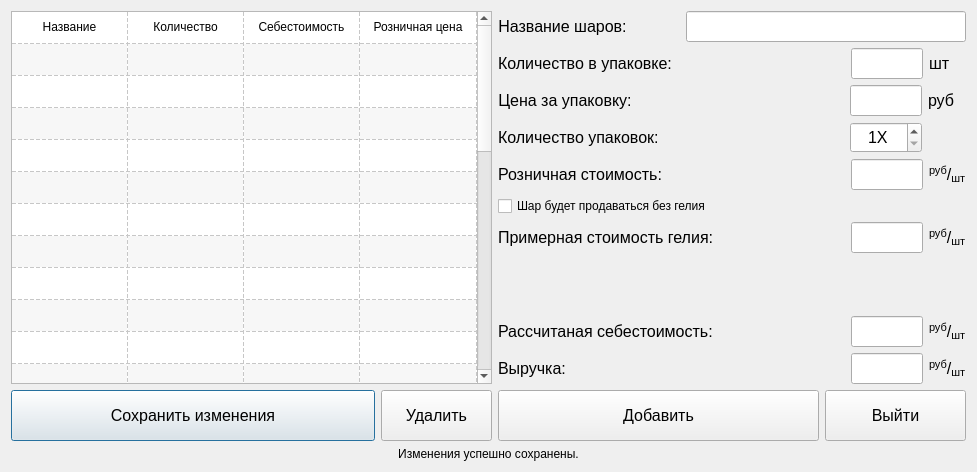
<?xml version="1.0" encoding="UTF-8"?>
<ui version="4.0">
 <class>AddNewBaloons</class>
 <widget class="QDialog" name="AddNewBaloons">
  <property name="windowModality">
   <enum>Qt::NonModal</enum>
  </property>
  <property name="geometry">
   <rect>
    <x>0</x>
    <y>0</y>
    <width>977</width>
    <height>472</height>
   </rect>
  </property>
  <property name="maximumSize">
   <size>
    <width>977</width>
    <height>16777215</height>
   </size>
  </property>
  <property name="windowTitle">
   <string>Добавление новой позиции в базу</string>
  </property>
  <property name="windowIcon">
   <iconset resource="icons.qrc">
    <normaloff>:/new/prefix1/icons/baloons-512.png</normaloff>:/new/prefix1/icons/baloons-512.png</iconset>
  </property>
  <property name="statusTip">
   <string/>
  </property>
  <property name="autoFillBackground">
   <bool>false</bool>
  </property>
  <property name="inputMethodHints">
   <set>Qt::ImhNone</set>
  </property>
  <layout class="QVBoxLayout" name="verticalLayout_4">
   <item>
    <layout class="QHBoxLayout" name="horizontalLayout_16">
     <item>
      <layout class="QVBoxLayout" name="verticalLayout">
       <item>
        <widget class="QTableWidget" name="tableWidget">
         <property name="minimumSize">
          <size>
           <width>481</width>
           <height>0</height>
          </size>
         </property>
         <property name="contextMenuPolicy">
          <enum>Qt::DefaultContextMenu</enum>
         </property>
         <property name="editTriggers">
          <set>QAbstractItemView::NoEditTriggers</set>
         </property>
         <property name="dragDropOverwriteMode">
          <bool>false</bool>
         </property>
         <property name="dragDropMode">
          <enum>QAbstractItemView::DropOnly</enum>
         </property>
         <property name="alternatingRowColors">
          <bool>true</bool>
         </property>
         <property name="selectionMode">
          <enum>QAbstractItemView::SingleSelection</enum>
         </property>
         <property name="selectionBehavior">
          <enum>QAbstractItemView::SelectRows</enum>
         </property>
         <property name="iconSize">
          <size>
           <width>18</width>
           <height>18</height>
          </size>
         </property>
         <property name="textElideMode">
          <enum>Qt::ElideMiddle</enum>
         </property>
         <property name="showGrid">
          <bool>true</bool>
         </property>
         <property name="gridStyle">
          <enum>Qt::DashLine</enum>
         </property>
         <property name="sortingEnabled">
          <bool>true</bool>
         </property>
         <property name="rowCount">
          <number>30</number>
         </property>
         <property name="columnCount">
          <number>4</number>
         </property>
         <attribute name="horizontalHeaderVisible">
          <bool>false</bool>
         </attribute>
         <attribute name="horizontalHeaderDefaultSectionSize">
          <number>116</number>
         </attribute>
         <attribute name="horizontalHeaderHighlightSections">
          <bool>true</bool>
         </attribute>
         <attribute name="horizontalHeaderMinimumSectionSize">
          <number>40</number>
         </attribute>
         <attribute name="horizontalHeaderShowSortIndicator" stdset="0">
          <bool>true</bool>
         </attribute>
         <attribute name="horizontalHeaderStretchLastSection">
          <bool>true</bool>
         </attribute>
         <attribute name="verticalHeaderVisible">
          <bool>false</bool>
         </attribute>
         <attribute name="verticalHeaderDefaultSectionSize">
          <number>32</number>
         </attribute>
         <attribute name="verticalHeaderMinimumSectionSize">
          <number>31</number>
         </attribute>
         <row/>
         <row/>
         <row/>
         <row/>
         <row/>
         <row/>
         <row/>
         <row/>
         <row/>
         <row/>
         <row/>
         <row/>
         <row/>
         <row/>
         <row/>
         <row/>
         <row/>
         <row/>
         <row/>
         <row/>
         <row/>
         <row/>
         <row/>
         <row/>
         <row/>
         <row/>
         <row/>
         <row/>
         <row/>
         <row/>
         <column/>
         <column/>
         <column/>
         <column/>
         <item row="0" column="0">
          <property name="text">
           <string>Название</string>
          </property>
          <property name="textAlignment">
           <set>AlignCenter</set>
          </property>
          <property name="icon">
           <iconset resource="icons.qrc">
            <normaloff>:/new/prefix1/icons/title.png</normaloff>:/new/prefix1/icons/title.png</iconset>
          </property>
         </item>
         <item row="0" column="1">
          <property name="text">
           <string>Количество</string>
          </property>
          <property name="textAlignment">
           <set>AlignCenter</set>
          </property>
          <property name="icon">
           <iconset resource="icons.qrc">
            <normaloff>:/new/prefix1/icons/30162724-ed8b-4a46-93ca-37c4d4ab8d45.png</normaloff>:/new/prefix1/icons/30162724-ed8b-4a46-93ca-37c4d4ab8d45.png</iconset>
          </property>
         </item>
         <item row="0" column="2">
          <property name="text">
           <string>Себестоимость</string>
          </property>
          <property name="textAlignment">
           <set>AlignCenter</set>
          </property>
          <property name="icon">
           <iconset resource="icons.qrc">
            <normaloff>:/new/prefix1/icons/price-tag-usd.png</normaloff>:/new/prefix1/icons/price-tag-usd.png</iconset>
          </property>
         </item>
         <item row="0" column="3">
          <property name="text">
           <string>Розничная цена</string>
          </property>
          <property name="textAlignment">
           <set>AlignCenter</set>
          </property>
          <property name="icon">
           <iconset resource="icons.qrc">
            <normaloff>:/new/prefix1/icons/money.png</normaloff>:/new/prefix1/icons/money.png</iconset>
          </property>
         </item>
        </widget>
       </item>
       <item>
        <layout class="QHBoxLayout" name="horizontalLayout_7">
         <item>
          <widget class="QPushButton" name="save">
           <property name="minimumSize">
            <size>
             <width>151</width>
             <height>51</height>
            </size>
           </property>
           <property name="font">
            <font>
             <pointsize>12</pointsize>
            </font>
           </property>
           <property name="text">
            <string>Сохранить изменения</string>
           </property>
           <property name="icon">
            <iconset resource="icons.qrc">
             <normaloff>:/new/prefix1/icons/Save-512.png</normaloff>:/new/prefix1/icons/Save-512.png</iconset>
           </property>
           <property name="iconSize">
            <size>
             <width>28</width>
             <height>28</height>
            </size>
           </property>
          </widget>
         </item>
         <item>
          <widget class="QPushButton" name="delete_2">
           <property name="minimumSize">
            <size>
             <width>111</width>
             <height>51</height>
            </size>
           </property>
           <property name="maximumSize">
            <size>
             <width>111</width>
             <height>51</height>
            </size>
           </property>
           <property name="font">
            <font>
             <pointsize>12</pointsize>
            </font>
           </property>
           <property name="text">
            <string>Удалить</string>
           </property>
           <property name="icon">
            <iconset resource="icons.qrc">
             <normaloff>:/new/prefix1/icons/216658.png</normaloff>:/new/prefix1/icons/216658.png</iconset>
           </property>
           <property name="iconSize">
            <size>
             <width>28</width>
             <height>28</height>
            </size>
           </property>
          </widget>
         </item>
        </layout>
       </item>
      </layout>
     </item>
     <item>
      <layout class="QVBoxLayout" name="verticalLayout_3">
       <item>
        <layout class="QHBoxLayout" name="horizontalLayout_11">
         <item>
          <layout class="QHBoxLayout" name="horizontalLayout_9">
           <item>
            <widget class="QLabel" name="label">
             <property name="text">
              <string>&lt;html&gt;&lt;head/&gt;&lt;body&gt;&lt;p align=&quot;center&quot;&gt;&lt;span style=&quot; font-size:12pt;&quot;&gt;Название шаров:&lt;/span&gt;&lt;/p&gt;&lt;/body&gt;&lt;/html&gt;</string>
             </property>
            </widget>
           </item>
           <item>
            <spacer name="horizontalSpacer_3">
             <property name="orientation">
              <enum>Qt::Horizontal</enum>
             </property>
             <property name="sizeType">
              <enum>QSizePolicy::Fixed</enum>
             </property>
             <property name="sizeHint" stdset="0">
              <size>
               <width>40</width>
               <height>20</height>
              </size>
             </property>
            </spacer>
           </item>
          </layout>
         </item>
         <item>
          <layout class="QHBoxLayout" name="horizontalLayout_10">
           <item>
            <widget class="QLabel" name="warning">
             <property name="maximumSize">
              <size>
               <width>28</width>
               <height>28</height>
              </size>
             </property>
             <property name="styleSheet">
              <string notr="true"/>
             </property>
             <property name="text">
              <string/>
             </property>
             <property name="pixmap">
              <pixmap resource="icons.qrc">:/new/prefix1/icons/warning.png</pixmap>
             </property>
            </widget>
           </item>
           <item>
            <layout class="QVBoxLayout" name="verticalLayout_2">
             <item>
              <widget class="QLineEdit" name="name">
               <property name="minimumSize">
                <size>
                 <width>131</width>
                 <height>31</height>
                </size>
               </property>
               <property name="font">
                <font>
                 <pointsize>12</pointsize>
                </font>
               </property>
              </widget>
             </item>
            </layout>
           </item>
          </layout>
         </item>
        </layout>
       </item>
       <item>
        <layout class="QHBoxLayout" name="horizontalLayout_4">
         <item>
          <widget class="QLabel" name="label_2">
           <property name="text">
            <string>&lt;html&gt;&lt;head/&gt;&lt;body&gt;&lt;p&gt;&lt;span style=&quot; font-size:12pt;&quot;&gt;Количество в упаковке:&lt;/span&gt;&lt;/p&gt;&lt;/body&gt;&lt;/html&gt;</string>
           </property>
          </widget>
         </item>
         <item>
          <spacer name="horizontalSpacer">
           <property name="orientation">
            <enum>Qt::Horizontal</enum>
           </property>
           <property name="sizeType">
            <enum>QSizePolicy::Expanding</enum>
           </property>
           <property name="sizeHint" stdset="0">
            <size>
             <width>42</width>
             <height>20</height>
            </size>
           </property>
          </spacer>
         </item>
         <item>
          <spacer name="horizontalSpacer_9">
           <property name="orientation">
            <enum>Qt::Horizontal</enum>
           </property>
           <property name="sizeHint" stdset="0">
            <size>
             <width>40</width>
             <height>20</height>
            </size>
           </property>
          </spacer>
         </item>
         <item>
          <layout class="QHBoxLayout" name="horizontalLayout">
           <item>
            <widget class="QLineEdit" name="count">
             <property name="minimumSize">
              <size>
               <width>72</width>
               <height>31</height>
              </size>
             </property>
             <property name="maximumSize">
              <size>
               <width>72</width>
               <height>16777215</height>
              </size>
             </property>
             <property name="font">
              <font>
               <pointsize>12</pointsize>
              </font>
             </property>
            </widget>
           </item>
           <item>
            <widget class="QLabel" name="label_7">
             <property name="minimumSize">
              <size>
               <width>37</width>
               <height>0</height>
              </size>
             </property>
             <property name="text">
              <string>&lt;html&gt;&lt;head/&gt;&lt;body&gt;&lt;p&gt;&lt;span style=&quot; font-size:12pt;&quot;&gt;шт&lt;/span&gt;&lt;/p&gt;&lt;/body&gt;&lt;/html&gt;</string>
             </property>
            </widget>
           </item>
          </layout>
         </item>
        </layout>
       </item>
       <item>
        <layout class="QHBoxLayout" name="horizontalLayout_5">
         <item>
          <widget class="QLabel" name="label_3">
           <property name="text">
            <string>&lt;html&gt;&lt;head/&gt;&lt;body&gt;&lt;p align=&quot;center&quot;&gt;&lt;span style=&quot; font-size:12pt;&quot;&gt;Цена за упаковку:&lt;/span&gt;&lt;/p&gt;&lt;/body&gt;&lt;/html&gt;</string>
           </property>
          </widget>
         </item>
         <item>
          <spacer name="horizontalSpacer_2">
           <property name="orientation">
            <enum>Qt::Horizontal</enum>
           </property>
           <property name="sizeType">
            <enum>QSizePolicy::Expanding</enum>
           </property>
           <property name="sizeHint" stdset="0">
            <size>
             <width>13</width>
             <height>20</height>
            </size>
           </property>
          </spacer>
         </item>
         <item>
          <spacer name="horizontalSpacer_6">
           <property name="orientation">
            <enum>Qt::Horizontal</enum>
           </property>
           <property name="sizeHint" stdset="0">
            <size>
             <width>40</width>
             <height>20</height>
            </size>
           </property>
          </spacer>
         </item>
         <item>
          <layout class="QHBoxLayout" name="horizontalLayout_2">
           <item>
            <widget class="QLineEdit" name="price1">
             <property name="minimumSize">
              <size>
               <width>72</width>
               <height>31</height>
              </size>
             </property>
             <property name="maximumSize">
              <size>
               <width>72</width>
               <height>16777215</height>
              </size>
             </property>
             <property name="font">
              <font>
               <pointsize>12</pointsize>
              </font>
             </property>
            </widget>
           </item>
           <item>
            <widget class="QLabel" name="label_5">
             <property name="minimumSize">
              <size>
               <width>38</width>
               <height>0</height>
              </size>
             </property>
             <property name="text">
              <string>&lt;html&gt;&lt;head/&gt;&lt;body&gt;&lt;p&gt;&lt;span style=&quot; font-size:12pt;&quot;&gt;руб &lt;/span&gt;&lt;/p&gt;&lt;/body&gt;&lt;/html&gt;</string>
             </property>
            </widget>
           </item>
          </layout>
         </item>
        </layout>
       </item>
       <item>
        <layout class="QHBoxLayout" name="horizontalLayout_15">
         <item>
          <widget class="QLabel" name="label_14">
           <property name="text">
            <string>&lt;html&gt;&lt;head/&gt;&lt;body&gt;&lt;p&gt;&lt;span style=&quot; font-size:12pt;&quot;&gt;Количество упаковок:&lt;/span&gt;&lt;/p&gt;&lt;/body&gt;&lt;/html&gt;</string>
           </property>
          </widget>
         </item>
         <item>
          <spacer name="horizontalSpacer_4">
           <property name="orientation">
            <enum>Qt::Horizontal</enum>
           </property>
           <property name="sizeHint" stdset="0">
            <size>
             <width>40</width>
             <height>20</height>
            </size>
           </property>
          </spacer>
         </item>
         <item>
          <widget class="QSpinBox" name="spinBox">
           <property name="minimumSize">
            <size>
             <width>72</width>
             <height>31</height>
            </size>
           </property>
           <property name="font">
            <font>
             <pointsize>12</pointsize>
            </font>
           </property>
           <property name="wrapping">
            <bool>false</bool>
           </property>
           <property name="frame">
            <bool>true</bool>
           </property>
           <property name="alignment">
            <set>Qt::AlignCenter</set>
           </property>
           <property name="buttonSymbols">
            <enum>QAbstractSpinBox::UpDownArrows</enum>
           </property>
           <property name="specialValueText">
            <string/>
           </property>
           <property name="showGroupSeparator" stdset="0">
            <bool>false</bool>
           </property>
           <property name="suffix">
            <string>X</string>
           </property>
           <property name="minimum">
            <number>1</number>
           </property>
           <property name="maximum">
            <number>20</number>
           </property>
          </widget>
         </item>
         <item>
          <spacer name="horizontalSpacer_12">
           <property name="orientation">
            <enum>Qt::Horizontal</enum>
           </property>
           <property name="sizeType">
            <enum>QSizePolicy::Fixed</enum>
           </property>
           <property name="sizeHint" stdset="0">
            <size>
             <width>44</width>
             <height>20</height>
            </size>
           </property>
          </spacer>
         </item>
        </layout>
       </item>
       <item>
        <layout class="QHBoxLayout" name="horizontalLayout_6">
         <item>
          <widget class="QLabel" name="label_4">
           <property name="text">
            <string>&lt;html&gt;&lt;head/&gt;&lt;body&gt;&lt;p align=&quot;center&quot;&gt;&lt;span style=&quot; font-size:12pt;&quot;&gt;Розничная стоимость:&lt;/span&gt;&lt;/p&gt;&lt;/body&gt;&lt;/html&gt;</string>
           </property>
          </widget>
         </item>
         <item>
          <spacer name="horizontalSpacer_5">
           <property name="orientation">
            <enum>Qt::Horizontal</enum>
           </property>
           <property name="sizeType">
            <enum>QSizePolicy::Expanding</enum>
           </property>
           <property name="sizeHint" stdset="0">
            <size>
             <width>40</width>
             <height>21</height>
            </size>
           </property>
          </spacer>
         </item>
         <item>
          <spacer name="horizontalSpacer_10">
           <property name="orientation">
            <enum>Qt::Horizontal</enum>
           </property>
           <property name="sizeHint" stdset="0">
            <size>
             <width>40</width>
             <height>20</height>
            </size>
           </property>
          </spacer>
         </item>
         <item>
          <layout class="QHBoxLayout" name="horizontalLayout_3">
           <item>
            <widget class="QLineEdit" name="price2">
             <property name="minimumSize">
              <size>
               <width>72</width>
               <height>31</height>
              </size>
             </property>
             <property name="maximumSize">
              <size>
               <width>72</width>
               <height>16777215</height>
              </size>
             </property>
             <property name="font">
              <font>
               <pointsize>12</pointsize>
              </font>
             </property>
            </widget>
           </item>
           <item>
            <widget class="QLabel" name="label_6">
             <property name="text">
              <string>&lt;html&gt;&lt;head/&gt;&lt;body&gt;&lt;p&gt;&lt;span style=&quot; font-size:12pt; vertical-align:super;&quot;&gt;руб&lt;/span&gt;&lt;span style=&quot; font-size:12pt;&quot;&gt;/&lt;/span&gt;&lt;span style=&quot; font-size:12pt; vertical-align:sub;&quot;&gt;шт&lt;/span&gt;&lt;/p&gt;&lt;/body&gt;&lt;/html&gt;</string>
             </property>
            </widget>
           </item>
          </layout>
         </item>
        </layout>
       </item>
       <item>
        <widget class="QCheckBox" name="checkBox">
         <property name="styleSheet">
          <string notr="true">font: 12pt &quot;MS Shell Dlg 2&quot;;</string>
         </property>
         <property name="text">
          <string>Шар будет продаваться без гелия</string>
         </property>
         <property name="icon">
          <iconset resource="icons.qrc">
           <normaloff>:/new/prefix1/icons/8.png</normaloff>:/new/prefix1/icons/8.png</iconset>
         </property>
         <property name="iconSize">
          <size>
           <width>26</width>
           <height>26</height>
          </size>
         </property>
         <property name="tristate">
          <bool>false</bool>
         </property>
        </widget>
       </item>
       <item>
        <layout class="QHBoxLayout" name="horizontalLayout_12">
         <item>
          <widget class="QLabel" name="label_8">
           <property name="text">
            <string>&lt;html&gt;&lt;head/&gt;&lt;body&gt;&lt;p&gt;&lt;span style=&quot; font-size:12pt;&quot;&gt;Примерная стоимость гелия:&lt;/span&gt;&lt;/p&gt;&lt;/body&gt;&lt;/html&gt;</string>
           </property>
          </widget>
         </item>
         <item>
          <spacer name="horizontalSpacer_11">
           <property name="orientation">
            <enum>Qt::Horizontal</enum>
           </property>
           <property name="sizeHint" stdset="0">
            <size>
             <width>40</width>
             <height>20</height>
            </size>
           </property>
          </spacer>
         </item>
         <item>
          <widget class="QLineEdit" name="helium_price">
           <property name="minimumSize">
            <size>
             <width>72</width>
             <height>31</height>
            </size>
           </property>
           <property name="maximumSize">
            <size>
             <width>72</width>
             <height>16777215</height>
            </size>
           </property>
           <property name="font">
            <font>
             <pointsize>12</pointsize>
            </font>
           </property>
          </widget>
         </item>
         <item>
          <widget class="QLabel" name="label_12">
           <property name="text">
            <string>&lt;html&gt;&lt;head/&gt;&lt;body&gt;&lt;p&gt;&lt;span style=&quot; font-size:12pt; vertical-align:super;&quot;&gt;руб&lt;/span&gt;&lt;span style=&quot; font-size:12pt;&quot;&gt;/&lt;/span&gt;&lt;span style=&quot; font-size:12pt; vertical-align:sub;&quot;&gt;шт&lt;/span&gt;&lt;/p&gt;&lt;/body&gt;&lt;/html&gt;</string>
           </property>
          </widget>
         </item>
        </layout>
       </item>
       <item>
        <spacer name="verticalSpacer">
         <property name="orientation">
          <enum>Qt::Vertical</enum>
         </property>
         <property name="sizeType">
          <enum>QSizePolicy::Expanding</enum>
         </property>
         <property name="sizeHint" stdset="0">
          <size>
           <width>462</width>
           <height>18</height>
          </size>
         </property>
        </spacer>
       </item>
       <item>
        <layout class="QHBoxLayout" name="horizontalLayout_13">
         <item>
          <widget class="QLabel" name="label_9">
           <property name="text">
            <string>&lt;html&gt;&lt;head/&gt;&lt;body&gt;&lt;p&gt;&lt;span style=&quot; font-size:12pt;&quot;&gt;Расcчитаная себестоимость:&lt;/span&gt;&lt;/p&gt;&lt;/body&gt;&lt;/html&gt;</string>
           </property>
          </widget>
         </item>
         <item>
          <spacer name="horizontalSpacer_7">
           <property name="orientation">
            <enum>Qt::Horizontal</enum>
           </property>
           <property name="sizeHint" stdset="0">
            <size>
             <width>40</width>
             <height>20</height>
            </size>
           </property>
          </spacer>
         </item>
         <item>
          <widget class="QLineEdit" name="lineEdit_2">
           <property name="minimumSize">
            <size>
             <width>0</width>
             <height>31</height>
            </size>
           </property>
           <property name="maximumSize">
            <size>
             <width>72</width>
             <height>16777215</height>
            </size>
           </property>
           <property name="font">
            <font>
             <pointsize>12</pointsize>
            </font>
           </property>
           <property name="alignment">
            <set>Qt::AlignCenter</set>
           </property>
           <property name="readOnly">
            <bool>true</bool>
           </property>
          </widget>
         </item>
         <item>
          <widget class="QLabel" name="label_11">
           <property name="text">
            <string>&lt;html&gt;&lt;head/&gt;&lt;body&gt;&lt;p&gt;&lt;span style=&quot; font-size:12pt; vertical-align:super;&quot;&gt;руб&lt;/span&gt;&lt;span style=&quot; font-size:12pt;&quot;&gt;/&lt;/span&gt;&lt;span style=&quot; font-size:12pt; vertical-align:sub;&quot;&gt;шт&lt;/span&gt;&lt;/p&gt;&lt;/body&gt;&lt;/html&gt;</string>
           </property>
          </widget>
         </item>
        </layout>
       </item>
       <item>
        <layout class="QHBoxLayout" name="horizontalLayout_14">
         <item>
          <widget class="QLabel" name="label_10">
           <property name="text">
            <string>&lt;html&gt;&lt;head/&gt;&lt;body&gt;&lt;p&gt;&lt;span style=&quot; font-size:12pt;&quot;&gt;Выручка:&lt;/span&gt;&lt;/p&gt;&lt;/body&gt;&lt;/html&gt;</string>
           </property>
          </widget>
         </item>
         <item>
          <spacer name="horizontalSpacer_8">
           <property name="orientation">
            <enum>Qt::Horizontal</enum>
           </property>
           <property name="sizeHint" stdset="0">
            <size>
             <width>40</width>
             <height>20</height>
            </size>
           </property>
          </spacer>
         </item>
         <item>
          <widget class="QLineEdit" name="lineEdit_3">
           <property name="minimumSize">
            <size>
             <width>0</width>
             <height>31</height>
            </size>
           </property>
           <property name="maximumSize">
            <size>
             <width>72</width>
             <height>16777215</height>
            </size>
           </property>
           <property name="font">
            <font>
             <pointsize>12</pointsize>
            </font>
           </property>
           <property name="alignment">
            <set>Qt::AlignCenter</set>
           </property>
           <property name="readOnly">
            <bool>true</bool>
           </property>
          </widget>
         </item>
         <item>
          <widget class="QLabel" name="label_13">
           <property name="text">
            <string>&lt;html&gt;&lt;head/&gt;&lt;body&gt;&lt;p&gt;&lt;span style=&quot; font-size:12pt; vertical-align:super;&quot;&gt;руб&lt;/span&gt;&lt;span style=&quot; font-size:12pt;&quot;&gt;/&lt;/span&gt;&lt;span style=&quot; font-size:12pt; vertical-align:sub;&quot;&gt;шт&lt;/span&gt;&lt;/p&gt;&lt;/body&gt;&lt;/html&gt;</string>
           </property>
          </widget>
         </item>
        </layout>
       </item>
       <item>
        <layout class="QHBoxLayout" name="horizontalLayout_8">
         <item>
          <widget class="QPushButton" name="add">
           <property name="minimumSize">
            <size>
             <width>241</width>
             <height>51</height>
            </size>
           </property>
           <property name="font">
            <font>
             <pointsize>12</pointsize>
            </font>
           </property>
           <property name="text">
            <string>Добавить</string>
           </property>
           <property name="icon">
            <iconset resource="icons.qrc">
             <normaloff>:/new/prefix1/icons/add_new.png</normaloff>:/new/prefix1/icons/add_new.png</iconset>
           </property>
           <property name="iconSize">
            <size>
             <width>28</width>
             <height>28</height>
            </size>
           </property>
          </widget>
         </item>
         <item>
          <widget class="QPushButton" name="close">
           <property name="minimumSize">
            <size>
             <width>141</width>
             <height>51</height>
            </size>
           </property>
           <property name="maximumSize">
            <size>
             <width>141</width>
             <height>16777215</height>
            </size>
           </property>
           <property name="font">
            <font>
             <pointsize>12</pointsize>
            </font>
           </property>
           <property name="text">
            <string>Выйти</string>
           </property>
           <property name="icon">
            <iconset resource="icons.qrc">
             <normaloff>:/new/prefix1/icons/13165939071654987882logout-md.png</normaloff>:/new/prefix1/icons/13165939071654987882logout-md.png</iconset>
           </property>
           <property name="iconSize">
            <size>
             <width>28</width>
             <height>28</height>
            </size>
           </property>
          </widget>
         </item>
        </layout>
       </item>
      </layout>
     </item>
    </layout>
   </item>
   <item>
    <widget class="QLabel" name="status_bar">
     <property name="text">
      <string>&lt;html&gt;&lt;head/&gt;&lt;body&gt;&lt;p align=&quot;center&quot;&gt;Изменения успешно сохранены.&lt;/p&gt;&lt;/body&gt;&lt;/html&gt;</string>
     </property>
    </widget>
   </item>
  </layout>
 </widget>
 <resources>
  <include location="icons.qrc"/>
 </resources>
 <connections/>
</ui>
